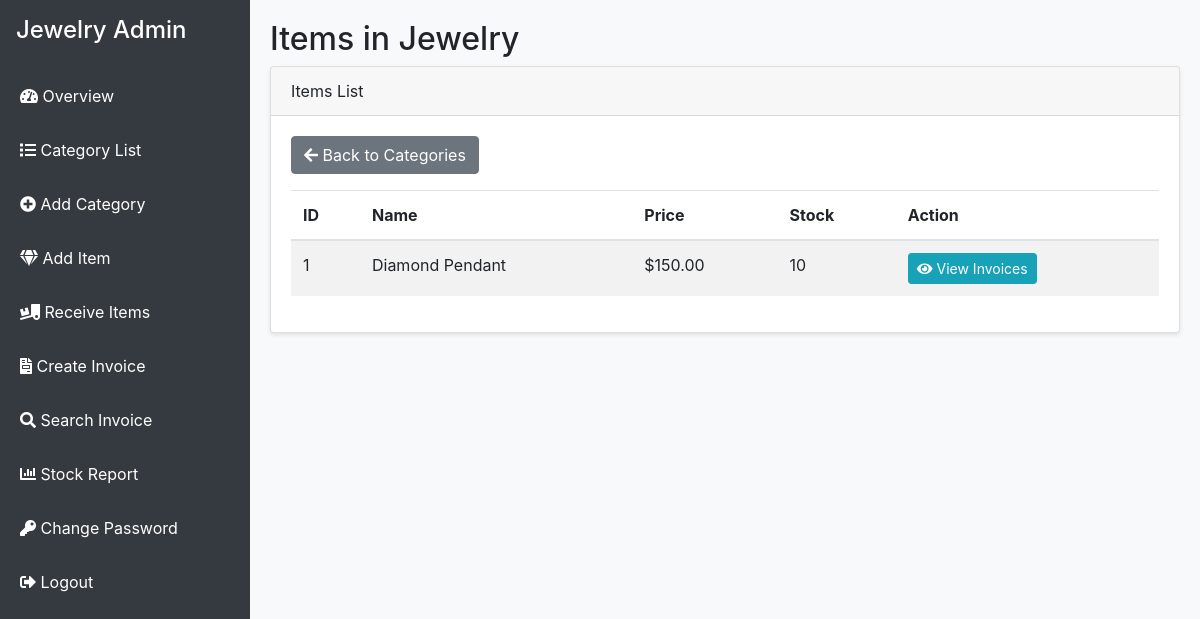
The page /category_items.php?category_id=1 (signed in) on the database its author committed.
### tables this page shows
CREATE TABLE `categories` (
  `id` int(11) NOT NULL,
  `name` varchar(100) NOT NULL,
  `parent_id` int(11) DEFAULT NULL
);

CREATE TABLE `items` (
  `id` int(11) NOT NULL,
  `category_id` int(11) NOT NULL,
  `name` varchar(100) NOT NULL,
  `price` decimal(10,2) NOT NULL CHECK (`price` >= 0),
  `stock` int(11) NOT NULL DEFAULT 0 CHECK (`stock` >= 0)
);

### category_items.php (the view, shortened to what this page needs)
<?php
require_once 'db_connect.php';
$category_id = $_GET['category_id'] ?? null;
try {
    $stmt = $conn->prepare("SELECT name FROM categories WHERE id = ?");
    $stmt->execute([$category_id]);
    $category = $stmt->fetch(PDO::FETCH_ASSOC);
    $category_name = $category ? $category['name'] : 'Unknown';
    $stmt = $conn->prepare("SELECT * FROM items WHERE category_id = ? ORDER BY name ASC");
    $stmt->execute([$category_id]);
    $items = $stmt->fetchAll(PDO::FETCH_ASSOC);
} catch(PDOException $e) {
    $error_message = "Error loading items: " . $e->getMessage();
}
?>
<!DOCTYPE html>
<html>
<head>
    <link rel="stylesheet" href="https://maxcdn.bootstrapcdn.com/bootstrap/4.5.2/css/bootstrap.min.css">
    <link rel="stylesheet" href="https://cdnjs.cloudflare.com/ajax/libs/font-awesome/5.15.4/css/all.min.css">
</head>
<body>
    <div class="wrapper">
        <nav class="sidebar">
            <div class="p-3">
                <h4 class="text-white">Jewelry Admin</h4>
            </div>
            <ul class="nav flex-column">
                <li class="nav-item">
                    <a class="nav-link" href="dashboard.php#overview"><i class="fas fa-tachometer-alt"></i> Overview</a>
                </li>
                <li class="nav-item">
                    <a class="nav-link" href="category_list.php"><i class="fas fa-list"></i> Category List</a>
                </li>
                <li class="nav-item">
                    <a class="nav-link" href="dashboard.php#add-category"><i class="fas fa-plus-circle"></i> Add Category</a>
                </li>
                <li class="nav-item">
                    <a class="nav-link" href="dashboard.php#add-item"><i class="fas fa-gem"></i> Add Item</a>
                </li>
                <li class="nav-item">
                    <a class="nav-link" href="dashboard.php#receive-items"><i class="fas fa-truck-loading"></i> Receive Items</a>
                </li>
                <li class="nav-item">
                    <a class="nav-link" href="dashboard.php#create-invoice"><i class="fas fa-file-invoice"></i> Create Invoice</a>
                </li>
                <li class="nav-item">
                    <a class="nav-link" href="dashboard.php#search-invoice"><i class="fas fa-search"></i> Search Invoice</a>
                </li>
                <li class="nav-item">
                    <a class="nav-link" href="dashboard.php#stock-report"><i class="fas fa-chart-bar"></i> Stock Report</a>
                </li>
                <li class="nav-item">
                    <a class="nav-link" href="change_password.php"><i class="fas fa-key"></i> Change Password</a>
                </li>
                <li class="nav-item">
                    <a class="nav-link" href="logout.php"><i class="fas fa-sign-out-alt"></i> Logout</a>
                </li>
            </ul>
        </nav>
        <div class="content">
            <h2>Items in <?php echo htmlspecialchars($category_name); ?></h2>
            <div class="card">
                <div class="card-header">Items List</div>
                <div class="card-body">
                    <a href="category_list.php" class="btn btn-secondary mb-3"><i class="fas fa-arrow-left"></i> Back to Categories</a>
                    <?php if (empty($items)): ?>
                        <p>No items found in this category.</p>
                    <?php else: ?>
                        <table class="table table-striped">
                            <thead>
                                <tr>
                                    <th>ID</th>
                                    <th>Name</th>
                                    <th>Price</th>
                                    <th>Stock</th>
                                    <th>Action</th>
                                </tr>
                            </thead>
                            <tbody>
                                <?php foreach ($items as $item): ?>
                                    <tr>
                                        <td><?php echo $item['id']; ?></td>
                                        <td><?php echo htmlspecialchars($item['name']); ?></td>
                                        <td>$<?php echo number_format($item['price'], 2); ?></td>
                                        <td><?php echo $item['stock']; ?></td>
                                        <td>
                                            <a href="item_invoices.php?item_id=<?php echo $item['id']; ?>"
                                               class="btn btn-sm btn-info">
                                                <i class="fas fa-eye"></i> View Invoices
                                            </a>
                                        </td>
                                    </tr>
                                <?php endforeach; ?>
                            </tbody>
                        </table>
                    <?php endif; ?>
                </div>
            </div>
        </div>
    </div>
</body>
</html>

### category_items.php (style rules this page uses)
body { background-color: #f8f9fa; margin: 0; padding: 0; }
.wrapper { display: flex; min-height: 100vh; }
.sidebar { width: 250px; background: #343a40; color: white; position: fixed; height: 100%; }
.sidebar .nav-link { color: white; padding: 15px 20px; }
.content { margin-left: 250px; padding: 20px; width: 100%; }
.card { box-shadow: 0 2px 4px rgba(0,0,0,0.1); }

### rows shown on the page
categories: name "Jewelry"
items: id "1", name "Diamond Pendant", price "150.00", stock "10"
